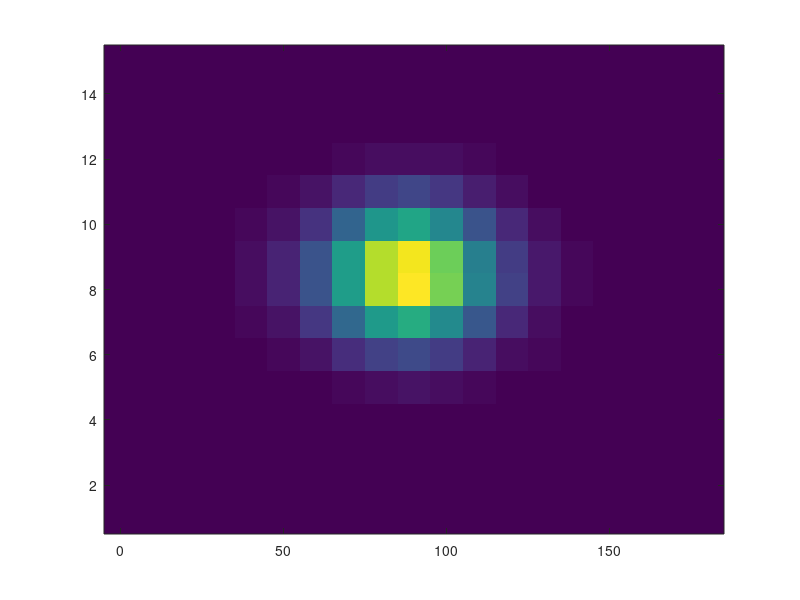

Recreate this plot in MATLAB. (Note: this script raises an error after producing the figure.)
function visual_pop_sim_ori_sf

    close all

    %% Simulation parameters
    N_ori = 100;                                  % number of distinct preferred orientations
    N_sf  = 10;                                   % neurons per orientation with different SF tuning
    N     = N_ori * N_sf;                         % total neurons

    % Stimulus dimensions
    stim_oris = 0:10:180;                         % orientations (deg)
    stim_sfs  = logspace(-3, 2, 15);              % spatial freq (cycles/deg), 0.001 to 100

    baseline  = 0.1;                              % baseline dF/F (or spikes/s)
    gain      = 1.0;                              % response gain

    %% Preferred orientations and SFs for each neuron
    % Preferred orientations: uniformly spanning 0..179 deg for N_ori channels
    pref_oris_base = linspace(0, 180, N_ori+1)';  % N_ori × 1
    pref_oris_base = pref_oris_base(1:end-1);

    % Index grid for orientation and SF channel assignments
    [ori_idx, sf_idx] = ndgrid(1:N_ori, 1:N_sf);

    % Flatten to length N = N_ori * N_sf
    pref_oris = pref_oris_base(ori_idx(:));       % N × 1

    % Preferred spatial frequencies (log spaced)
    sf_grid   = logspace(-2, 1, N_sf);            % 0.01 to 10 c/deg
    pref_sfs  = sf_grid(sf_idx(:))';              % N × 1

    %% Tuning parameters
    % Orientation selectivity (von Mises concentration)
    k = 3;
    kappa = k * ones(N,1);

    % Spatial frequency selectivity (Gaussian in log10 space)
    sf_sigma = 0.5;                               % width in log10 units

    %% Convert to radians for orientation tuning
    deg2rad    = pi/180;
    theta_pref = pref_oris * deg2rad;             % N × 1

    %% Build full stimulus set: all orientation × SF combinations
    [ori_grid, sf_grid_idx] = ndgrid(1:numel(stim_oris), 1:numel(stim_sfs));
    stim_ori_list = stim_oris(ori_grid(:));       % n_cond × 1
    stim_sf_list  = stim_sfs(sf_grid_idx(:));     % n_cond × 1
    n_cond        = numel(stim_ori_list);

    %% Compute population responses R: N neurons × n_cond stimuli
    R = zeros(N, n_cond);

    log_pref_sfs = log10(pref_sfs);

    for c = 1:n_cond
        % Orientation tuning
        theta_stim = stim_ori_list(c) * deg2rad;
        dtheta     = theta_stim - theta_pref;     % N × 1
        ori_tuning = exp(kappa .* cos(2*dtheta)); % von Mises-like, 180 deg periodic

        % SF tuning (Gaussian in log10 space)
        log_sf_stim = log10(stim_sf_list(c));
        dlog_sf     = log_sf_stim - log_pref_sfs; % N × 1
        sf_tuning   = exp(-(dlog_sf.^2) ./ (2 * sf_sigma^2));

        % Combined response
        R(:, c) = baseline + gain * (ori_tuning .* sf_tuning);
    end

    % Normalize per neuron so max response ~ baseline + gain
    R = R ./ max(R, [], 2) * (baseline + gain);

    % Add small Gaussian noise (optional)
    noise_sigma = 0;
    % noise_sigma = 0.05;
    R = R + noise_sigma * randn(size(R));
    R = max(R, 0);                                % clip to nonnegative

    fprintf('R size: %d x %d (N x #stim conditions)\n', size(R,1), size(R,2));
    % Here #stim conditions = #oris × #SFs

    %% Reshape R into [N × n_ori × n_sf] for visualization
    n_ori = numel(stim_oris);
    n_sf  = numel(stim_sfs);
    R_3d  = reshape(R, [N, n_ori, n_sf]);

    %% Visualization 0: Example neuron's 2D tuning (SF × orientation)
    % Choose an example neuron index
    neuron_id = 550;  % or any index from 1 to N

    % Extract responses: [n_ori × n_sf], then transpose to [n_sf × n_ori]
    resp_ori_sf = squeeze(R_3d(neuron_id, :, :));   % n_ori × n_sf
    resp_ori_sf = resp_ori_sf';                    % n_sf × n_ori

    figure;
    set(gcf,'OuterPosition',[100 350 700 700])

    imagesc(stim_oris, 1:n_sf, resp_ori_sf);
    set(gca, 'YDir', 'normal');  % low SF at bottom, high at top
    colormap(parula);
    colorbar;

    xlabel('Orientation (deg)');
    ylabel('Spatial frequency (cycles/deg)');
    title(sprintf('Neuron %d: orientation × SF tuning', neuron_id), 'FontSize', 20);

    % Label y-axis with actual SF values
    yticks(1:n_sf);
    yticklabels(arrayfun(@(x) sprintf('%.3g', x), stim_sfs, 'UniformOutput', false));


    %% Visualization 1: Population responses for a single SF slice
    % Choose an SF index to visualize (for example, middle SF)
    sf_idx_vis = ceil(n_sf / 2);

    figure;
    set(gcf,'OuterPosition',[700 350 700 700])
    imagesc(stim_oris, 1:N, squeeze(R_3d(:, :, sf_idx_vis)));
    xlabel('Stimulus orientation (deg)');
    ylabel('Neuron index');
    title(sprintf('Population responses at SF = %.3f c/deg', stim_sfs(sf_idx_vis)), 'FontSize', 20);
    colormap(parula);
    colorbar;

    %% Visualization 2: Example tuning of a few neurons across orientation at a fixed SF
    figure('Color','w'); hold on
    set(gcf,'OuterPosition',[700 350 700 700])

    % Pick first 5 neurons for illustration
    example_neurons = 1:5;
    plot(stim_oris, squeeze(R_3d(example_neurons, :, sf_idx_vis))', ...
        '-o', 'LineWidth', 1.2);

    xlabel('Orientation (deg)');
    ylabel('Response');
    title(sprintf('Example orientation tuning (first 5 neurons, SF = %.3f c/deg)', ...
          stim_sfs(sf_idx_vis)), 'FontSize', 20);
    grid on

    %% Visualization 3: Example SF tuning for a single preferred orientation
    % Choose one orientation channel and plot SF tuning of a few neurons with that pref_ori
    ori_idx_example = round(N_ori / 2);                      % mid orientation channel
    neurons_in_ori  = find(pref_oris == pref_oris_base(ori_idx_example));

    % Take up to 5 neurons from this orientation, if available
    neurons_in_ori  = neurons_in_ori(1:min(5,numel(neurons_in_ori)));

    % Fix stimulus orientation to the corresponding orientation
    [~, stim_ori_idx_example] = min(abs(stim_oris - pref_oris_base(ori_idx_example)));

    figure('Color','w'); hold on
    set(gcf,'OuterPosition',[700 350 700 700])

    for ni = 1:numel(neurons_in_ori)
        n_id = neurons_in_ori(ni);
        % Responses across SFs at fixed stimulus orientation
        resp_sf = squeeze(R_3d(n_id, stim_ori_idx_example, :));  % n_sf × 1
        semilogx(stim_sfs, resp_sf, '-o', 'LineWidth', 1.2);
    end

    xlabel('Spatial frequency (cycles/deg)');
    ylabel('Response');
    title(sprintf('Example SF tuning (neurons with pref ori ≈ %.1f°)', ...
          pref_oris_base(ori_idx_example)), 'FontSize', 20);
    grid on

    %% PCA on population responses across all ori × SF conditions
    % Each stimulus condition is one observation, neurons are features
    X = R.';                          % [n_cond × N]
    X(isnan(X)) = 0;
    X = X - mean(X,1);

    [coeff, score, latent] = pca(X);

    %% Cumulative explained variance plot
    % Explained variance per PC (in percent)
    explVar = 100 * latent / sum(latent);

    % Cumulative explained variance
    cumExplVar = cumsum(explVar);

    % Plot cumulative explained variance
    figure('Color','w');
    set(gcf,'OuterPosition',[300 300 600 500]);
    subplot(2,1,1)
    numPCs = numel(explVar);
    plot(1:numPCs, cumExplVar, '-o', 'LineWidth', 1.5);
    xlabel('Number of principal components');
    ylabel('Cumulative explained variance (%)');
    title('Cumulative variance explained by PCs', 'FontSize', 16);
    grid on;

    subplot(2,1,2)
    plot(1:numPCs, explVar, '-o', 'LineWidth', 1.5);

    %% Color coding: orientation = hue, spatial frequency = brightness

    % Base hues for each orientation (for colorbar)
    nOri_color = numel(stim_oris);
    angles = linspace(0, 2*pi, nOri_color+1);
    angles(end) = [];                                 % drop duplicate
    hues = angles'/(2*pi);                            % nOri_color × 1

    % For each condition, map its orientation to an index
    [~, ori_idx_for_cond] = ismember(stim_ori_list, stim_oris);

    % Normalize spatial frequency to brightness (value in HSV)
    sf_min = min(stim_sf_list);
    sf_max = max(stim_sf_list);
    sf_norm = (stim_sf_list - sf_min) / (sf_max - sf_min);   % 0 to 1
    brightness = 0.1 + 0.9 * sf_norm;                        % avoid very dark points

    % Build RGB colors for each condition
    colors_sf = zeros(n_cond, 3);
    for i = 1:n_cond
        hue = hues(ori_idx_for_cond(i));   % orientation
        sat = brightness(i);
        val = 1;              % spatial frequency
        colors_sf(i, :) = hsv2rgb([hue, sat, val]);
    end

    %% Visualization 4: Top 3 PCs, color coded by ori (hue) and SF (brightness)
    figure('Color','w'); hold on
    set(gcf,'OuterPosition',[700 350 700 700])

    % Connect points in stimulus order with black line
    plot3(score(:,1), score(:,2), score(:,3), '-k', 'LineWidth', 1.2);
    plot3([score(end,1) score(1,1)], ...
          [score(end,2) score(1,2)], ...
          [score(end,3) score(1,3)], ...
          '-k', 'LineWidth', 1.2);

    % Scatter each stimulus condition with combined color
    for i = 1:n_cond
        scatter3(score(i,1), score(i,2), score(i,3), ...
            60, colors_sf(i,:), 'filled', 'MarkerEdgeColor','k');
    end

    xlabel('PC1');
    ylabel('PC2');
    zlabel('PC3');

    explVar = 100 * latent / sum(latent);
    title(sprintf('Population PCA (%.1f%% / %.1f%% / %.1f%%)', ...
        explVar(1), explVar(2), explVar(3)), 'FontSize', 20);

    % Colorbar that shows orientation hues at maximum brightness
    cmap = hsv2rgb([hues, ones(nOri_color,1), ones(nOri_color,1)]);
    colormap(cmap);
    c = colorbar;

    % Orientation ticks on colorbar
    tick_oris = 0:30:180;
    tick_positions = tick_oris / max(stim_oris);
    c.Ticks = tick_positions;
    c.TickLabels = string(tick_oris);
    c.Label.String = 'Orientation (deg)';

    grid on;
    axis equal;
    view(3);
    add_margin(score);

end

function add_margin(score)
    % Compute axis limits with 10 percent margins
    margin_ratio = 0.10;

    x_min = min(score(:,1)); x_max = max(score(:,1));
    y_min = min(score(:,2)); y_max = max(score(:,2));
    z_min = min(score(:,3)); z_max = max(score(:,3));

    x_range = x_max - x_min;
    y_range = y_max - y_min;
    z_range = z_max - z_min;

    xlim([x_min - margin_ratio*x_range, x_max + margin_ratio*x_range]);
    ylim([y_min - margin_ratio*y_range, y_max + margin_ratio*y_range]);
    zlim([z_min - margin_ratio*z_range, z_max + margin_ratio*z_range]);
end
